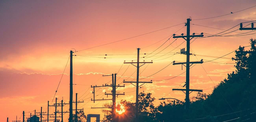
#> input picture back1.png, 256 x 122 px, shrunk from 1300 x 620 before the run
$ python colorMap.py
#> lines starting #> are read from the running program, lines starting #| are printed output that depends on the picture
### image.py
from PIL import Image
import numpy as np
import os
from typing import Tuple
import unittest

class PngImage:
    def __init__(self, path: str):
        path = os.path.join(os.getcwd(), path)
        if not os.path.exists(path):
            msg = f"Path {path} does not exist"
            raise ValueError(msg)

        name, ext = os.path.splitext(path)
        if ext != ".png":
            msg = f"Must be a .png; image is .{ext}"
            raise ValueError(msg)

        self.path = path
        self.name = name

    def to_pixels(self):
        return np.asarray(Image.open(self.path), dtype=np.uint8)
#> returned value is the input picture: shape (122, 256, 3); mean R, G, B 182.7, 132.6, 104.6

    def to_npixels(self):
        return self.to_pixels() / 256

class PngImageUnitTestClass(unittest.TestCase):
    def test_to_png(self):
        return

### color.py
# Color.py

import matplotlib.colors as mcolors
from typing import Optional
import unittest

class Color:
    def __init__(self, hex_code: str | int):
        if isinstance(hex_code, str):
            self.hex_code = int(hex_code, 16)
        elif isinstance(hex_code, int):
            self.hex_code = hex_code
        else:
            raise TypeError(hex_code)

        r = (self.hex_code // 0x10000) % 0x100
        g = (self.hex_code // 0x100) % 0x100
        b = self.hex_code % 0x100
        self.rgb = (r, g, b)
        self.rgba = (r, g, b, 255)
        # normalized triple of floats [0, 1)
        self.nrgb = (r / 256, g / 256, b / 256)
        self.nrgba = (r / 256, g / 256, b / 256, 1)

    @classmethod
    def from_hex(cls, hex_code: str | int):
        return cls(hex_code)

    # [20 lines left out: function from_name, not called in this run]

    @classmethod
    def from_rgb(cls, rgb):
        r, g, b = rgb
        hex_code = (0x10000 * (r % 256)) + (0x100 * (g % 256)) + (b % 256)
        return cls(hex_code)

    # [4 lines left out: function from_nrgb, not called in this run]


class ColorUnitTest(unittest.TestCase):
    # [43 lines left out: functions test_color_base, test_color_tab, test_color_css, test_color_xkcd, not called in this run]

# [2 lines that do not run on import are left out]


### colorTransform.py
# colorTransform.py

from color import Color

import numpy as np
from typing import Tuple
import unittest


class ColorTransform:
    def __init__(self, locality: float, *args: Tuple[Color, Color]):
        self.xs = np.stack([np.asarray(k.nrgba) for (k, _) in args], axis=1)
        self.ys = np.stack([np.asarray(v.nrgba) for (_, v) in args], axis=1)
        self.lambda_ = locality

        self.vectorized = np.vectorize(self)

    def on_color(self, color: Color):
        tnrgba = self(np.asarray(color.nrgba))
        return Color.from_nrgb(tnrgba[:3])


    def __call__(self, pixel: np.array):
        """"""
        """
        f(x) is the identify function plus some offset towards each y_i times the e^-distance between x and x_i,
        similar to a radial basis function with features at {(x_i, y_i)}_i

        Original equation is:
        f(x) = x + sum_i^n(exp(-l * ||x - x_i||^2) * (y_i - x))
                                     '- d_x -'       '- d_y -'
                                    '--- norm ---'
                           '------- exp ---------'

        """
        x = pixel
        d_x = ((self.xs ** 2) - (x[:, None] ** 2))
        # d_x = self.xs - x[:, None]
        norm = np.sum(d_x ** 2, axis=0) ** 0.5
        exp = np.exp(-self.lambda_ * norm)
        d_y = self.ys - x[:, None]
        return x + np.sum(exp * d_y, axis=1)


class ColorUnitTest(unittest.TestCase):
    # [7 lines left out: function test_color_transform, not called in this run]

# [2 lines that do not run on import are left out]

### colorMap.py
# ColorMap.py

import sys
from PIL import Image
from image import PngImage
from color import Color
from colorTransform import ColorTransform
import numpy as np

def chroma():
    image = PngImage("chroma_wheel.png")
    purple = Color.from_rgb((145, 69, 126))
    cyan =   Color.from_name("css:cyan")
    green =  Color.from_rgb((122, 192, 89))
    red =    Color.from_name("tab:red")
    transformation = ColorTransform(4, (purple, cyan), (green, red))
    transd_pixels = np.apply_along_axis(transformation, axis=2, arr=image.to_npixels())
    transd_image = Image.fromarray((transd_pixels * 255).astype(np.uint8))
    transd_image.save("chroma_wheel_transformed.png")

def grapes():
    image = PngImage("grapes.png")
    purple = Color.from_rgb((145, 69, 126))
    cyan =   Color.from_name("css:cyan")
    green =  Color.from_rgb((122, 192, 89))
    red =    Color.from_name("tab:red")

    pairs = ((purple, cyan), (green, red))
    transformation = ColorTransform(4, *pairs)
    transd_pixels = np.apply_along_axis(transformation, axis=2, arr=image.to_npixels())
    transd_image = Image.fromarray((transd_pixels * 255).astype(np.uint8))
    transd_image.save("grapes_transformed.png")

def back1():
    image  = PngImage("back1.png")
    pixels = image.to_npixels()
    alpha  = np.ones(shape=pixels.shape[:2], dtype=np.float32)
    pixels = np.concatenate((pixels, alpha[..., np.newaxis]), axis=-1)

    black  = Color.from_rgb((0, 0, 0))
    white = Color.from_rgb((255, 255, 255))

    grey   = Color.from_rgb((3, 53, 64))
    salmon = Color.from_rgb((235, 145, 119))
    yellow = Color.from_rgb((255, 234, 169))
    purple = Color.from_rgb((117, 96, 111))

    tblue  = Color.from_rgb((91, 207, 250))
    tpink  = Color.from_rgb((254, 171, 185))
    tdblue = Color.from_rgb((6, 164, 223))

    pairs  = ((purple, tdblue), (salmon, tpink), (yellow, white), (black, black))

    transformation = ColorTransform(3, *pairs)
    transd_pixels = np.apply_along_axis(transformation, axis=2, arr=pixels)
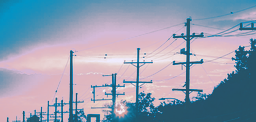
#> transd_pixels: shape (122, 256, 4) float64; mean R, G, B, A 0.558, 0.603, 0.687, 1; transparent parts drawn white
    transd_image = Image.fromarray((transd_pixels * 255).astype(np.uint8))
    transd_image.save("back1_transformed.png")


if __name__ == "__main__":
    back1()
